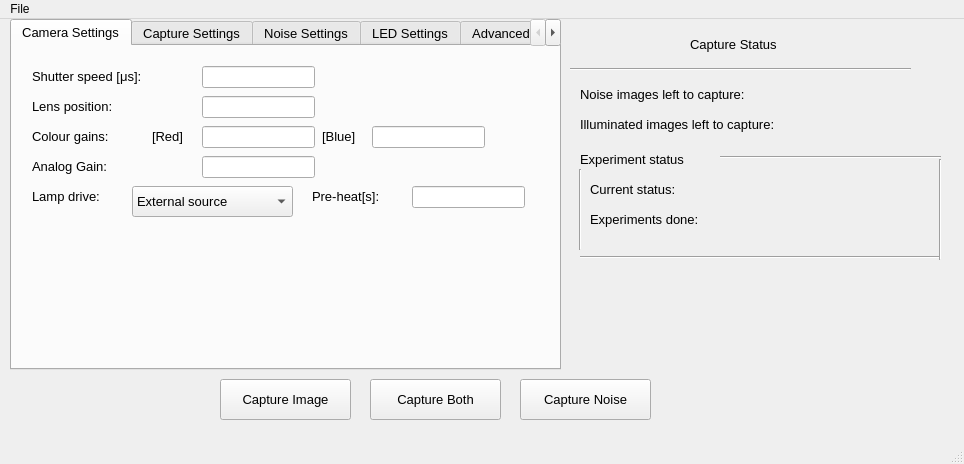
<?xml version="1.0" encoding="UTF-8"?>
<ui version="4.0">
 <class>MainWindow</class>
 <widget class="QMainWindow" name="MainWindow">
  <property name="geometry">
   <rect>
    <x>0</x>
    <y>0</y>
    <width>964</width>
    <height>464</height>
   </rect>
  </property>
  <property name="windowTitle">
   <string>MainWindow</string>
  </property>
  <widget class="QWidget" name="centralwidget">
   <widget class="QTabWidget" name="tabWidget">
    <property name="geometry">
     <rect>
      <x>10</x>
      <y>0</y>
      <width>551</width>
      <height>351</height>
     </rect>
    </property>
    <property name="font">
     <font>
      <family>Tahoma</family>
      <pointsize>10</pointsize>
     </font>
    </property>
    <property name="currentIndex">
     <number>0</number>
    </property>
    <widget class="QWidget" name="tab">
     <attribute name="title">
      <string>Camera Settings</string>
     </attribute>
     <widget class="QLabel" name="label">
      <property name="geometry">
       <rect>
        <x>20</x>
        <y>20</y>
        <width>151</width>
        <height>21</height>
       </rect>
      </property>
      <property name="text">
       <string>Shutter speed [μs]:</string>
      </property>
     </widget>
     <widget class="QLabel" name="label_2">
      <property name="geometry">
       <rect>
        <x>20</x>
        <y>50</y>
        <width>121</width>
        <height>21</height>
       </rect>
      </property>
      <property name="text">
       <string>Lens position:</string>
      </property>
     </widget>
     <widget class="QLabel" name="label_3">
      <property name="geometry">
       <rect>
        <x>20</x>
        <y>80</y>
        <width>121</width>
        <height>21</height>
       </rect>
      </property>
      <property name="text">
       <string>Colour gains:</string>
      </property>
     </widget>
     <widget class="QLabel" name="label_5">
      <property name="geometry">
       <rect>
        <x>20</x>
        <y>110</y>
        <width>121</width>
        <height>21</height>
       </rect>
      </property>
      <property name="text">
       <string>Analog Gain:</string>
      </property>
     </widget>
     <widget class="QLineEdit" name="lineEdit">
      <property name="geometry">
       <rect>
        <x>190</x>
        <y>20</y>
        <width>113</width>
        <height>22</height>
       </rect>
      </property>
     </widget>
     <widget class="QLineEdit" name="lineEdit_2">
      <property name="geometry">
       <rect>
        <x>190</x>
        <y>50</y>
        <width>113</width>
        <height>22</height>
       </rect>
      </property>
     </widget>
     <widget class="QLineEdit" name="lineEdit_3">
      <property name="geometry">
       <rect>
        <x>190</x>
        <y>80</y>
        <width>113</width>
        <height>22</height>
       </rect>
      </property>
     </widget>
     <widget class="QLineEdit" name="lineEdit_5">
      <property name="geometry">
       <rect>
        <x>190</x>
        <y>110</y>
        <width>113</width>
        <height>22</height>
       </rect>
      </property>
     </widget>
     <widget class="QLineEdit" name="lineEdit_6">
      <property name="geometry">
       <rect>
        <x>360</x>
        <y>80</y>
        <width>113</width>
        <height>22</height>
       </rect>
      </property>
     </widget>
     <widget class="QLabel" name="label_6">
      <property name="geometry">
       <rect>
        <x>140</x>
        <y>70</y>
        <width>51</width>
        <height>41</height>
       </rect>
      </property>
      <property name="text">
       <string>[Red]</string>
      </property>
     </widget>
     <widget class="QLabel" name="label_7">
      <property name="geometry">
       <rect>
        <x>310</x>
        <y>70</y>
        <width>51</width>
        <height>41</height>
       </rect>
      </property>
      <property name="text">
       <string>[Blue]</string>
      </property>
     </widget>
     <widget class="QLabel" name="label_16">
      <property name="geometry">
       <rect>
        <x>20</x>
        <y>140</y>
        <width>91</width>
        <height>21</height>
       </rect>
      </property>
      <property name="text">
       <string>Lamp drive:</string>
      </property>
     </widget>
     <widget class="QComboBox" name="comboBox">
      <property name="geometry">
       <rect>
        <x>120</x>
        <y>140</y>
        <width>161</width>
        <height>31</height>
       </rect>
      </property>
      <item>
       <property name="text">
        <string>External source</string>
       </property>
      </item>
      <item>
       <property name="text">
        <string>GPIO4 (Pin 7)</string>
       </property>
      </item>
      <item>
       <property name="text">
        <string>GPIO5 (Pin 29)</string>
       </property>
      </item>
      <item>
       <property name="text">
        <string>GPIO6 (Pin 31)</string>
       </property>
      </item>
      <item>
       <property name="text">
        <string>GPIO7 (Pin 26)</string>
       </property>
      </item>
      <item>
       <property name="text">
        <string>GPIO8 (Pin 24)</string>
       </property>
      </item>
      <item>
       <property name="text">
        <string>GPIO9 (Pin 21)</string>
       </property>
      </item>
      <item>
       <property name="text">
        <string>GPIO10 (Pin 19)</string>
       </property>
      </item>
      <item>
       <property name="text">
        <string>GPIO11 (Pin 23)</string>
       </property>
      </item>
      <item>
       <property name="text">
        <string>GPIO12 (Pin 32)</string>
       </property>
      </item>
      <item>
       <property name="text">
        <string>GPIO13 (Pin 33)</string>
       </property>
      </item>
      <item>
       <property name="text">
        <string>GPIO16 (Pin 36)</string>
       </property>
      </item>
      <item>
       <property name="text">
        <string>GPIO17 (Pin 11)</string>
       </property>
      </item>
      <item>
       <property name="text">
        <string>GPIO18 (Pin 12)</string>
       </property>
      </item>
      <item>
       <property name="text">
        <string>GPIO19 (Pin 35)</string>
       </property>
      </item>
      <item>
       <property name="text">
        <string>GPIO20 (Pin 38)</string>
       </property>
      </item>
      <item>
       <property name="text">
        <string>GPIO21 (Pin 40)</string>
       </property>
      </item>
      <item>
       <property name="text">
        <string>GPIO22 (Pin 15)</string>
       </property>
      </item>
      <item>
       <property name="text">
        <string>GPIO23 (Pin 16)</string>
       </property>
      </item>
      <item>
       <property name="text">
        <string>GPIO24 (Pin 18)</string>
       </property>
      </item>
      <item>
       <property name="text">
        <string>GPIO25 (Pin 22)</string>
       </property>
      </item>
      <item>
       <property name="text">
        <string>GPIO26 (Pin 37)</string>
       </property>
      </item>
      <item>
       <property name="text">
        <string>GPIO27 (Pin 13)</string>
       </property>
      </item>
     </widget>
     <widget class="QLabel" name="label_23">
      <property name="geometry">
       <rect>
        <x>300</x>
        <y>140</y>
        <width>91</width>
        <height>21</height>
       </rect>
      </property>
      <property name="text">
       <string>Pre-heat[s]:</string>
      </property>
     </widget>
     <widget class="QLineEdit" name="lineEdit_18">
      <property name="geometry">
       <rect>
        <x>400</x>
        <y>140</y>
        <width>113</width>
        <height>22</height>
       </rect>
      </property>
     </widget>
    </widget>
    <widget class="QWidget" name="tab_2">
     <attribute name="title">
      <string>Capture Settings</string>
     </attribute>
     <widget class="QLabel" name="label_8">
      <property name="geometry">
       <rect>
        <x>20</x>
        <y>20</y>
        <width>201</width>
        <height>21</height>
       </rect>
      </property>
      <property name="text">
       <string>Illuminated image count:</string>
      </property>
     </widget>
     <widget class="QLabel" name="label_9">
      <property name="geometry">
       <rect>
        <x>20</x>
        <y>50</y>
        <width>211</width>
        <height>21</height>
       </rect>
      </property>
      <property name="text">
       <string>Pause between capture [s]:</string>
      </property>
     </widget>
     <widget class="QLabel" name="label_10">
      <property name="geometry">
       <rect>
        <x>20</x>
        <y>200</y>
        <width>261</width>
        <height>21</height>
       </rect>
      </property>
      <property name="text">
       <string>Illuminated image output path:</string>
      </property>
     </widget>
     <widget class="QLineEdit" name="lineEdit_7">
      <property name="geometry">
       <rect>
        <x>20</x>
        <y>230</y>
        <width>331</width>
        <height>31</height>
       </rect>
      </property>
     </widget>
     <widget class="QLineEdit" name="lineEdit_8">
      <property name="geometry">
       <rect>
        <x>260</x>
        <y>20</y>
        <width>113</width>
        <height>22</height>
       </rect>
      </property>
     </widget>
     <widget class="QLineEdit" name="lineEdit_9">
      <property name="geometry">
       <rect>
        <x>260</x>
        <y>50</y>
        <width>113</width>
        <height>22</height>
       </rect>
      </property>
     </widget>
     <widget class="QLineEdit" name="lineEdit_14">
      <property name="geometry">
       <rect>
        <x>20</x>
        <y>160</y>
        <width>331</width>
        <height>31</height>
       </rect>
      </property>
      <property name="text">
       <string/>
      </property>
     </widget>
     <widget class="QLabel" name="label_15">
      <property name="geometry">
       <rect>
        <x>20</x>
        <y>120</y>
        <width>451</width>
        <height>31</height>
       </rect>
      </property>
      <property name="text">
       <string>Illuminated image name [name+(image number)]:</string>
      </property>
     </widget>
     <widget class="QPushButton" name="pushButton_3">
      <property name="geometry">
       <rect>
        <x>380</x>
        <y>230</y>
        <width>101</width>
        <height>31</height>
       </rect>
      </property>
      <property name="text">
       <string>Choose</string>
      </property>
     </widget>
     <widget class="QCheckBox" name="checkBox_4">
      <property name="geometry">
       <rect>
        <x>20</x>
        <y>90</y>
        <width>281</width>
        <height>20</height>
       </rect>
      </property>
      <property name="text">
       <string>Save raw image</string>
      </property>
     </widget>
    </widget>
    <widget class="QWidget" name="tab_3">
     <attribute name="title">
      <string>Noise Settings</string>
     </attribute>
     <widget class="QLabel" name="label_11">
      <property name="geometry">
       <rect>
        <x>20</x>
        <y>20</y>
        <width>191</width>
        <height>21</height>
       </rect>
      </property>
      <property name="text">
       <string>Noise image count:</string>
      </property>
     </widget>
     <widget class="QLineEdit" name="lineEdit_10">
      <property name="geometry">
       <rect>
        <x>260</x>
        <y>20</y>
        <width>113</width>
        <height>22</height>
       </rect>
      </property>
     </widget>
     <widget class="QLabel" name="label_12">
      <property name="geometry">
       <rect>
        <x>20</x>
        <y>50</y>
        <width>211</width>
        <height>21</height>
       </rect>
      </property>
      <property name="text">
       <string>Pause between capture [s]:</string>
      </property>
     </widget>
     <widget class="QLineEdit" name="lineEdit_11">
      <property name="geometry">
       <rect>
        <x>260</x>
        <y>50</y>
        <width>113</width>
        <height>22</height>
       </rect>
      </property>
     </widget>
     <widget class="QLineEdit" name="lineEdit_12">
      <property name="geometry">
       <rect>
        <x>20</x>
        <y>230</y>
        <width>331</width>
        <height>31</height>
       </rect>
      </property>
     </widget>
     <widget class="QLabel" name="label_13">
      <property name="geometry">
       <rect>
        <x>20</x>
        <y>200</y>
        <width>241</width>
        <height>21</height>
       </rect>
      </property>
      <property name="text">
       <string>Noise image output path:</string>
      </property>
     </widget>
     <widget class="QLabel" name="label_14">
      <property name="geometry">
       <rect>
        <x>20</x>
        <y>120</y>
        <width>451</width>
        <height>31</height>
       </rect>
      </property>
      <property name="text">
       <string>Noise image name [name+(image number)]:</string>
      </property>
     </widget>
     <widget class="QLineEdit" name="lineEdit_13">
      <property name="geometry">
       <rect>
        <x>20</x>
        <y>160</y>
        <width>331</width>
        <height>31</height>
       </rect>
      </property>
     </widget>
     <widget class="QPushButton" name="pushButton_2">
      <property name="geometry">
       <rect>
        <x>380</x>
        <y>230</y>
        <width>101</width>
        <height>31</height>
       </rect>
      </property>
      <property name="text">
       <string>Choose</string>
      </property>
     </widget>
     <widget class="QCheckBox" name="checkBox_6">
      <property name="geometry">
       <rect>
        <x>20</x>
        <y>90</y>
        <width>281</width>
        <height>20</height>
       </rect>
      </property>
      <property name="text">
       <string>Save raw image</string>
      </property>
     </widget>
    </widget>
    <widget class="QWidget" name="tab_6">
     <attribute name="title">
      <string>LED Settings</string>
     </attribute>
     <widget class="QCheckBox" name="checkBox_5">
      <property name="geometry">
       <rect>
        <x>10</x>
        <y>10</y>
        <width>211</width>
        <height>27</height>
       </rect>
      </property>
      <property name="text">
       <string>LED illuminated capture</string>
      </property>
     </widget>
     <widget class="QComboBox" name="comboBox_3">
      <property name="geometry">
       <rect>
        <x>70</x>
        <y>50</y>
        <width>161</width>
        <height>31</height>
       </rect>
      </property>
      <item>
       <property name="text">
        <string>None</string>
       </property>
      </item>
      <item>
       <property name="text">
        <string>GPIO4 (Pin 7)</string>
       </property>
      </item>
      <item>
       <property name="text">
        <string>GPIO5 (Pin 29)</string>
       </property>
      </item>
      <item>
       <property name="text">
        <string>GPIO6 (Pin 31)</string>
       </property>
      </item>
      <item>
       <property name="text">
        <string>GPIO7 (Pin 26)</string>
       </property>
      </item>
      <item>
       <property name="text">
        <string>GPIO8 (Pin 24)</string>
       </property>
      </item>
      <item>
       <property name="text">
        <string>GPIO9 (Pin 21)</string>
       </property>
      </item>
      <item>
       <property name="text">
        <string>GPIO10 (Pin 19)</string>
       </property>
      </item>
      <item>
       <property name="text">
        <string>GPIO11 (Pin 23)</string>
       </property>
      </item>
      <item>
       <property name="text">
        <string>GPIO12 (Pin 32)</string>
       </property>
      </item>
      <item>
       <property name="text">
        <string>GPIO13 (Pin 33)</string>
       </property>
      </item>
      <item>
       <property name="text">
        <string>GPIO16 (Pin 36)</string>
       </property>
      </item>
      <item>
       <property name="text">
        <string>GPIO17 (Pin 11)</string>
       </property>
      </item>
      <item>
       <property name="text">
        <string>GPIO18 (Pin 12)</string>
       </property>
      </item>
      <item>
       <property name="text">
        <string>GPIO19 (Pin 35)</string>
       </property>
      </item>
      <item>
       <property name="text">
        <string>GPIO20 (Pin 38)</string>
       </property>
      </item>
      <item>
       <property name="text">
        <string>GPIO21 (Pin 40)</string>
       </property>
      </item>
      <item>
       <property name="text">
        <string>GPIO22 (Pin 15)</string>
       </property>
      </item>
      <item>
       <property name="text">
        <string>GPIO23 (Pin 16)</string>
       </property>
      </item>
      <item>
       <property name="text">
        <string>GPIO24 (Pin 18)</string>
       </property>
      </item>
      <item>
       <property name="text">
        <string>GPIO25 (Pin 22)</string>
       </property>
      </item>
      <item>
       <property name="text">
        <string>GPIO26 (Pin 37)</string>
       </property>
      </item>
      <item>
       <property name="text">
        <string>GPIO27 (Pin 13)</string>
       </property>
      </item>
     </widget>
     <widget class="QComboBox" name="comboBox_6">
      <property name="geometry">
       <rect>
        <x>330</x>
        <y>50</y>
        <width>161</width>
        <height>31</height>
       </rect>
      </property>
      <item>
       <property name="text">
        <string>None</string>
       </property>
      </item>
      <item>
       <property name="text">
        <string>GPIO4 (Pin 7)</string>
       </property>
      </item>
      <item>
       <property name="text">
        <string>GPIO5 (Pin 29)</string>
       </property>
      </item>
      <item>
       <property name="text">
        <string>GPIO6 (Pin 31)</string>
       </property>
      </item>
      <item>
       <property name="text">
        <string>GPIO7 (Pin 26)</string>
       </property>
      </item>
      <item>
       <property name="text">
        <string>GPIO8 (Pin 24)</string>
       </property>
      </item>
      <item>
       <property name="text">
        <string>GPIO9 (Pin 21)</string>
       </property>
      </item>
      <item>
       <property name="text">
        <string>GPIO10 (Pin 19)</string>
       </property>
      </item>
      <item>
       <property name="text">
        <string>GPIO11 (Pin 23)</string>
       </property>
      </item>
      <item>
       <property name="text">
        <string>GPIO12 (Pin 32)</string>
       </property>
      </item>
      <item>
       <property name="text">
        <string>GPIO13 (Pin 33)</string>
       </property>
      </item>
      <item>
       <property name="text">
        <string>GPIO16 (Pin 36)</string>
       </property>
      </item>
      <item>
       <property name="text">
        <string>GPIO17 (Pin 11)</string>
       </property>
      </item>
      <item>
       <property name="text">
        <string>GPIO18 (Pin 12)</string>
       </property>
      </item>
      <item>
       <property name="text">
        <string>GPIO19 (Pin 35)</string>
       </property>
      </item>
      <item>
       <property name="text">
        <string>GPIO20 (Pin 38)</string>
       </property>
      </item>
      <item>
       <property name="text">
        <string>GPIO21 (Pin 40)</string>
       </property>
      </item>
      <item>
       <property name="text">
        <string>GPIO22 (Pin 15)</string>
       </property>
      </item>
      <item>
       <property name="text">
        <string>GPIO23 (Pin 16)</string>
       </property>
      </item>
      <item>
       <property name="text">
        <string>GPIO24 (Pin 18)</string>
       </property>
      </item>
      <item>
       <property name="text">
        <string>GPIO25 (Pin 22)</string>
       </property>
      </item>
      <item>
       <property name="text">
        <string>GPIO26 (Pin 37)</string>
       </property>
      </item>
      <item>
       <property name="text">
        <string>GPIO27 (Pin 13)</string>
       </property>
      </item>
     </widget>
     <widget class="QLabel" name="label_39">
      <property name="geometry">
       <rect>
        <x>30</x>
        <y>50</y>
        <width>68</width>
        <height>22</height>
       </rect>
      </property>
      <property name="text">
       <string>LED1:</string>
      </property>
     </widget>
     <widget class="QLabel" name="label_41">
      <property name="geometry">
       <rect>
        <x>290</x>
        <y>50</y>
        <width>61</width>
        <height>21</height>
       </rect>
      </property>
      <property name="text">
       <string>LED2:</string>
      </property>
     </widget>
     <widget class="QLineEdit" name="lineEdit_24">
      <property name="geometry">
       <rect>
        <x>30</x>
        <y>230</y>
        <width>331</width>
        <height>31</height>
       </rect>
      </property>
      <property name="text">
       <string/>
      </property>
     </widget>
     <widget class="QLineEdit" name="lineEdit_25">
      <property name="geometry">
       <rect>
        <x>30</x>
        <y>280</y>
        <width>331</width>
        <height>31</height>
       </rect>
      </property>
      <property name="text">
       <string/>
      </property>
     </widget>
     <widget class="QLabel" name="label_38">
      <property name="geometry">
       <rect>
        <x>30</x>
        <y>200</y>
        <width>451</width>
        <height>31</height>
       </rect>
      </property>
      <property name="text">
       <string>LED Illuminated image name [name+(image number)]:</string>
      </property>
     </widget>
     <widget class="QLabel" name="label_40">
      <property name="geometry">
       <rect>
        <x>30</x>
        <y>260</y>
        <width>261</width>
        <height>21</height>
       </rect>
      </property>
      <property name="text">
       <string>LED Illuminated image output path:</string>
      </property>
     </widget>
     <widget class="QLabel" name="label_42">
      <property name="geometry">
       <rect>
        <x>30</x>
        <y>130</y>
        <width>211</width>
        <height>21</height>
       </rect>
      </property>
      <property name="text">
       <string>Pause between capture [s]:</string>
      </property>
     </widget>
     <widget class="QLineEdit" name="lineEdit_26">
      <property name="geometry">
       <rect>
        <x>270</x>
        <y>130</y>
        <width>113</width>
        <height>22</height>
       </rect>
      </property>
     </widget>
     <widget class="QLineEdit" name="lineEdit_27">
      <property name="geometry">
       <rect>
        <x>270</x>
        <y>100</y>
        <width>113</width>
        <height>22</height>
       </rect>
      </property>
     </widget>
     <widget class="QLabel" name="label_43">
      <property name="geometry">
       <rect>
        <x>30</x>
        <y>100</y>
        <width>201</width>
        <height>21</height>
       </rect>
      </property>
      <property name="text">
       <string>Illuminated image count:</string>
      </property>
     </widget>
     <widget class="QPushButton" name="pushButton_7">
      <property name="geometry">
       <rect>
        <x>370</x>
        <y>280</y>
        <width>101</width>
        <height>31</height>
       </rect>
      </property>
      <property name="text">
       <string>Choose</string>
      </property>
     </widget>
     <widget class="QCheckBox" name="checkBox_7">
      <property name="geometry">
       <rect>
        <x>30</x>
        <y>170</y>
        <width>281</width>
        <height>20</height>
       </rect>
      </property>
      <property name="text">
       <string>Save raw image</string>
      </property>
     </widget>
    </widget>
    <widget class="QWidget" name="tab_4">
     <attribute name="title">
      <string>Advanced</string>
     </attribute>
     <widget class="QCheckBox" name="checkBox_2">
      <property name="geometry">
       <rect>
        <x>10</x>
        <y>10</y>
        <width>291</width>
        <height>21</height>
       </rect>
      </property>
      <property name="text">
       <string>Get metadata of each picture</string>
      </property>
     </widget>
     <widget class="QLineEdit" name="lineEdit_15">
      <property name="geometry">
       <rect>
        <x>60</x>
        <y>140</y>
        <width>113</width>
        <height>22</height>
       </rect>
      </property>
     </widget>
     <widget class="QLineEdit" name="lineEdit_16">
      <property name="geometry">
       <rect>
        <x>220</x>
        <y>140</y>
        <width>113</width>
        <height>22</height>
       </rect>
      </property>
     </widget>
     <widget class="QLineEdit" name="lineEdit_17">
      <property name="geometry">
       <rect>
        <x>390</x>
        <y>140</y>
        <width>113</width>
        <height>22</height>
       </rect>
      </property>
     </widget>
     <widget class="QLabel" name="label_25">
      <property name="geometry">
       <rect>
        <x>10</x>
        <y>140</y>
        <width>51</width>
        <height>21</height>
       </rect>
      </property>
      <property name="text">
       <string>From</string>
      </property>
     </widget>
     <widget class="QLabel" name="label_26">
      <property name="geometry">
       <rect>
        <x>190</x>
        <y>140</y>
        <width>51</width>
        <height>21</height>
       </rect>
      </property>
      <property name="text">
       <string>To</string>
      </property>
     </widget>
     <widget class="QLabel" name="label_27">
      <property name="geometry">
       <rect>
        <x>360</x>
        <y>140</y>
        <width>51</width>
        <height>21</height>
       </rect>
      </property>
      <property name="text">
       <string>By</string>
      </property>
     </widget>
     <widget class="Line" name="line_2">
      <property name="geometry">
       <rect>
        <x>0</x>
        <y>30</y>
        <width>541</width>
        <height>20</height>
       </rect>
      </property>
      <property name="orientation">
       <enum>Qt::Horizontal</enum>
      </property>
     </widget>
     <widget class="QCheckBox" name="checkBox">
      <property name="geometry">
       <rect>
        <x>10</x>
        <y>50</y>
        <width>161</width>
        <height>20</height>
       </rect>
      </property>
      <property name="text">
       <string>Experiment mode</string>
      </property>
     </widget>
     <widget class="QLabel" name="label_24">
      <property name="geometry">
       <rect>
        <x>10</x>
        <y>240</y>
        <width>261</width>
        <height>21</height>
       </rect>
      </property>
      <property name="text">
       <string>Result output path:</string>
      </property>
     </widget>
     <widget class="QLineEdit" name="lineEdit_19">
      <property name="geometry">
       <rect>
        <x>10</x>
        <y>270</y>
        <width>331</width>
        <height>31</height>
       </rect>
      </property>
     </widget>
     <widget class="QPushButton" name="pushButton_6">
      <property name="geometry">
       <rect>
        <x>370</x>
        <y>270</y>
        <width>101</width>
        <height>31</height>
       </rect>
      </property>
      <property name="text">
       <string>Choose</string>
      </property>
     </widget>
     <widget class="QLineEdit" name="lineEdit_20">
      <property name="geometry">
       <rect>
        <x>270</x>
        <y>210</y>
        <width>113</width>
        <height>22</height>
       </rect>
      </property>
     </widget>
     <widget class="QLabel" name="label_28">
      <property name="geometry">
       <rect>
        <x>10</x>
        <y>210</y>
        <width>251</width>
        <height>21</height>
       </rect>
      </property>
      <property name="text">
       <string>Time between experiments[min]:</string>
      </property>
     </widget>
     <widget class="QLabel" name="label_34">
      <property name="geometry">
       <rect>
        <x>10</x>
        <y>180</y>
        <width>251</width>
        <height>21</height>
       </rect>
      </property>
      <property name="text">
       <string>Number of experiments:</string>
      </property>
     </widget>
     <widget class="QLineEdit" name="lineEdit_21">
      <property name="geometry">
       <rect>
        <x>270</x>
        <y>180</y>
        <width>113</width>
        <height>22</height>
       </rect>
      </property>
     </widget>
     <widget class="QRadioButton" name="radioButton">
      <property name="geometry">
       <rect>
        <x>10</x>
        <y>80</y>
        <width>191</width>
        <height>20</height>
       </rect>
      </property>
      <property name="text">
       <string>Single Shutter Speed</string>
      </property>
     </widget>
     <widget class="QRadioButton" name="radioButton_2">
      <property name="geometry">
       <rect>
        <x>10</x>
        <y>110</y>
        <width>221</width>
        <height>20</height>
       </rect>
      </property>
      <property name="text">
       <string>Multiple Shutter Speeds</string>
      </property>
     </widget>
    </widget>
    <widget class="QWidget" name="tab_5">
     <attribute name="title">
      <string>Scale Settings</string>
     </attribute>
     <widget class="QLabel" name="label_17">
      <property name="geometry">
       <rect>
        <x>20</x>
        <y>110</y>
        <width>121</width>
        <height>31</height>
       </rect>
      </property>
      <property name="text">
       <string>Reference Unit:</string>
      </property>
     </widget>
     <widget class="QCheckBox" name="checkBox_3">
      <property name="geometry">
       <rect>
        <x>20</x>
        <y>10</y>
        <width>381</width>
        <height>27</height>
       </rect>
      </property>
      <property name="text">
       <string>Weigh the sample during experiments</string>
      </property>
     </widget>
     <widget class="QLineEdit" name="lineEdit_22">
      <property name="geometry">
       <rect>
        <x>250</x>
        <y>110</y>
        <width>113</width>
        <height>32</height>
       </rect>
      </property>
     </widget>
     <widget class="QLineEdit" name="lineEdit_23">
      <property name="geometry">
       <rect>
        <x>250</x>
        <y>150</y>
        <width>113</width>
        <height>32</height>
       </rect>
      </property>
     </widget>
     <widget class="QLabel" name="label_35">
      <property name="geometry">
       <rect>
        <x>20</x>
        <y>150</y>
        <width>211</width>
        <height>31</height>
       </rect>
      </property>
      <property name="text">
       <string>Number of measurements:</string>
      </property>
     </widget>
     <widget class="QComboBox" name="comboBox_2">
      <property name="geometry">
       <rect>
        <x>110</x>
        <y>50</y>
        <width>131</width>
        <height>31</height>
       </rect>
      </property>
      <item>
       <property name="text">
        <string>None</string>
       </property>
      </item>
      <item>
       <property name="text">
        <string>GPIO4 (Pin 7)</string>
       </property>
      </item>
      <item>
       <property name="text">
        <string>GPIO5 (Pin 29)</string>
       </property>
      </item>
      <item>
       <property name="text">
        <string>GPIO6 (Pin 31)</string>
       </property>
      </item>
      <item>
       <property name="text">
        <string>GPIO7 (Pin 26)</string>
       </property>
      </item>
      <item>
       <property name="text">
        <string>GPIO8 (Pin 24)</string>
       </property>
      </item>
      <item>
       <property name="text">
        <string>GPIO9 (Pin 21)</string>
       </property>
      </item>
      <item>
       <property name="text">
        <string>GPIO10 (Pin 19)</string>
       </property>
      </item>
      <item>
       <property name="text">
        <string>GPIO11 (Pin 23)</string>
       </property>
      </item>
      <item>
       <property name="text">
        <string>GPIO12 (Pin 32)</string>
       </property>
      </item>
      <item>
       <property name="text">
        <string>GPIO13 (Pin 33)</string>
       </property>
      </item>
      <item>
       <property name="text">
        <string>GPIO14 (Pin 8)</string>
       </property>
      </item>
      <item>
       <property name="text">
        <string>GPIO15 (Pin 10)</string>
       </property>
      </item>
      <item>
       <property name="text">
        <string>GPIO16 (Pin 36)</string>
       </property>
      </item>
      <item>
       <property name="text">
        <string>GPIO17 (Pin 11)</string>
       </property>
      </item>
      <item>
       <property name="text">
        <string>GPIO18 (Pin 12)</string>
       </property>
      </item>
      <item>
       <property name="text">
        <string>GPIO19 (Pin 35)</string>
       </property>
      </item>
      <item>
       <property name="text">
        <string>GPIO20 (Pin 38)</string>
       </property>
      </item>
      <item>
       <property name="text">
        <string>GPIO21 (Pin 40)</string>
       </property>
      </item>
      <item>
       <property name="text">
        <string>GPIO22 (Pin 15)</string>
       </property>
      </item>
      <item>
       <property name="text">
        <string>GPIO23 (Pin 16)</string>
       </property>
      </item>
      <item>
       <property name="text">
        <string>GPIO24 (Pin 18)</string>
       </property>
      </item>
      <item>
       <property name="text">
        <string>GPIO25 (Pin 22)</string>
       </property>
      </item>
      <item>
       <property name="text">
        <string>GPIO26 (Pin 37)</string>
       </property>
      </item>
      <item>
       <property name="text">
        <string>GPIO27 (Pin 13)</string>
       </property>
      </item>
     </widget>
     <widget class="QLabel" name="label_36">
      <property name="geometry">
       <rect>
        <x>20</x>
        <y>50</y>
        <width>81</width>
        <height>31</height>
       </rect>
      </property>
      <property name="text">
       <string>DAT PIN:</string>
      </property>
     </widget>
     <widget class="QLabel" name="label_37">
      <property name="geometry">
       <rect>
        <x>270</x>
        <y>50</y>
        <width>71</width>
        <height>31</height>
       </rect>
      </property>
      <property name="text">
       <string>CLK PIN:</string>
      </property>
     </widget>
     <widget class="QComboBox" name="comboBox_4">
      <property name="geometry">
       <rect>
        <x>350</x>
        <y>50</y>
        <width>131</width>
        <height>31</height>
       </rect>
      </property>
      <item>
       <property name="text">
        <string>None</string>
       </property>
      </item>
      <item>
       <property name="text">
        <string>GPIO4 (Pin 7)</string>
       </property>
      </item>
      <item>
       <property name="text">
        <string>GPIO5 (Pin 29)</string>
       </property>
      </item>
      <item>
       <property name="text">
        <string>GPIO6 (Pin 31)</string>
       </property>
      </item>
      <item>
       <property name="text">
        <string>GPIO7 (Pin 26)</string>
       </property>
      </item>
      <item>
       <property name="text">
        <string>GPIO8 (Pin 24)</string>
       </property>
      </item>
      <item>
       <property name="text">
        <string>GPIO9 (Pin 21)</string>
       </property>
      </item>
      <item>
       <property name="text">
        <string>GPIO10 (Pin 19)</string>
       </property>
      </item>
      <item>
       <property name="text">
        <string>GPIO11 (Pin 23)</string>
       </property>
      </item>
      <item>
       <property name="text">
        <string>GPIO12 (Pin 32)</string>
       </property>
      </item>
      <item>
       <property name="text">
        <string>GPIO13 (Pin 33)</string>
       </property>
      </item>
      <item>
       <property name="text">
        <string>GPIO14 (Pin 8)</string>
       </property>
      </item>
      <item>
       <property name="text">
        <string>GPIO15 (Pin 10)</string>
       </property>
      </item>
      <item>
       <property name="text">
        <string>GPIO16 (Pin 36)</string>
       </property>
      </item>
      <item>
       <property name="text">
        <string>GPIO17 (Pin 11)</string>
       </property>
      </item>
      <item>
       <property name="text">
        <string>GPIO18 (Pin 12)</string>
       </property>
      </item>
      <item>
       <property name="text">
        <string>GPIO19 (Pin 35)</string>
       </property>
      </item>
      <item>
       <property name="text">
        <string>GPIO20 (Pin 38)</string>
       </property>
      </item>
      <item>
       <property name="text">
        <string>GPIO21 (Pin 40)</string>
       </property>
      </item>
      <item>
       <property name="text">
        <string>GPIO22 (Pin 15)</string>
       </property>
      </item>
      <item>
       <property name="text">
        <string>GPIO23 (Pin 16)</string>
       </property>
      </item>
      <item>
       <property name="text">
        <string>GPIO24 (Pin 18)</string>
       </property>
      </item>
      <item>
       <property name="text">
        <string>GPIO25 (Pin 22)</string>
       </property>
      </item>
      <item>
       <property name="text">
        <string>GPIO26 (Pin 37)</string>
       </property>
      </item>
      <item>
       <property name="text">
        <string>GPIO27 (Pin 13)</string>
       </property>
      </item>
     </widget>
    </widget>
   </widget>
   <widget class="QPushButton" name="pushButton">
    <property name="geometry">
     <rect>
      <x>370</x>
      <y>360</y>
      <width>131</width>
      <height>41</height>
     </rect>
    </property>
    <property name="font">
     <font>
      <family>Tahoma</family>
      <pointsize>10</pointsize>
     </font>
    </property>
    <property name="text">
     <string>Capture Both</string>
    </property>
   </widget>
   <widget class="QLabel" name="label_18">
    <property name="geometry">
     <rect>
      <x>690</x>
      <y>10</y>
      <width>161</width>
      <height>31</height>
     </rect>
    </property>
    <property name="font">
     <font>
      <family>Tahoma</family>
      <pointsize>10</pointsize>
     </font>
    </property>
    <property name="frameShape">
     <enum>QFrame::NoFrame</enum>
    </property>
    <property name="text">
     <string>Capture Status</string>
    </property>
   </widget>
   <widget class="QLabel" name="label_19">
    <property name="geometry">
     <rect>
      <x>580</x>
      <y>60</y>
      <width>231</width>
      <height>31</height>
     </rect>
    </property>
    <property name="font">
     <font>
      <family>Tahoma</family>
      <pointsize>10</pointsize>
     </font>
    </property>
    <property name="text">
     <string>Noise images left to capture:</string>
    </property>
   </widget>
   <widget class="QLabel" name="label_20">
    <property name="geometry">
     <rect>
      <x>580</x>
      <y>90</y>
      <width>281</width>
      <height>31</height>
     </rect>
    </property>
    <property name="font">
     <font>
      <family>Tahoma</family>
      <pointsize>10</pointsize>
     </font>
    </property>
    <property name="text">
     <string>Illuminated images left to capture:</string>
    </property>
   </widget>
   <widget class="Line" name="line">
    <property name="geometry">
     <rect>
      <x>570</x>
      <y>40</y>
      <width>341</width>
      <height>20</height>
     </rect>
    </property>
    <property name="orientation">
     <enum>Qt::Horizontal</enum>
    </property>
   </widget>
   <widget class="QLabel" name="label_21">
    <property name="geometry">
     <rect>
      <x>840</x>
      <y>60</y>
      <width>51</width>
      <height>31</height>
     </rect>
    </property>
    <property name="font">
     <font>
      <family>Tahoma</family>
      <pointsize>10</pointsize>
     </font>
    </property>
    <property name="text">
     <string/>
    </property>
   </widget>
   <widget class="QLabel" name="label_22">
    <property name="geometry">
     <rect>
      <x>840</x>
      <y>90</y>
      <width>51</width>
      <height>31</height>
     </rect>
    </property>
    <property name="font">
     <font>
      <family>Tahoma</family>
      <pointsize>10</pointsize>
     </font>
    </property>
    <property name="text">
     <string/>
    </property>
   </widget>
   <widget class="QPushButton" name="pushButton_4">
    <property name="geometry">
     <rect>
      <x>520</x>
      <y>360</y>
      <width>131</width>
      <height>41</height>
     </rect>
    </property>
    <property name="font">
     <font>
      <family>Tahoma</family>
      <pointsize>10</pointsize>
     </font>
    </property>
    <property name="text">
     <string>Capture Noise</string>
    </property>
   </widget>
   <widget class="QPushButton" name="pushButton_5">
    <property name="geometry">
     <rect>
      <x>220</x>
      <y>360</y>
      <width>131</width>
      <height>41</height>
     </rect>
    </property>
    <property name="font">
     <font>
      <family>Tahoma</family>
      <pointsize>10</pointsize>
     </font>
    </property>
    <property name="text">
     <string>Capture Image</string>
    </property>
   </widget>
   <widget class="QLabel" name="label_29">
    <property name="geometry">
     <rect>
      <x>580</x>
      <y>130</y>
      <width>151</width>
      <height>21</height>
     </rect>
    </property>
    <property name="font">
     <font>
      <family>Tahoma</family>
      <pointsize>10</pointsize>
     </font>
    </property>
    <property name="text">
     <string>Experiment status</string>
    </property>
   </widget>
   <widget class="Line" name="line_3">
    <property name="geometry">
     <rect>
      <x>720</x>
      <y>130</y>
      <width>221</width>
      <height>16</height>
     </rect>
    </property>
    <property name="orientation">
     <enum>Qt::Horizontal</enum>
    </property>
   </widget>
   <widget class="Line" name="line_4">
    <property name="geometry">
     <rect>
      <x>580</x>
      <y>230</y>
      <width>361</width>
      <height>16</height>
     </rect>
    </property>
    <property name="orientation">
     <enum>Qt::Horizontal</enum>
    </property>
   </widget>
   <widget class="QLabel" name="label_30">
    <property name="geometry">
     <rect>
      <x>590</x>
      <y>160</y>
      <width>121</width>
      <height>21</height>
     </rect>
    </property>
    <property name="font">
     <font>
      <family>Tahoma</family>
      <pointsize>10</pointsize>
     </font>
    </property>
    <property name="text">
     <string>Current status:</string>
    </property>
   </widget>
   <widget class="QLabel" name="label_31">
    <property name="geometry">
     <rect>
      <x>590</x>
      <y>190</y>
      <width>151</width>
      <height>21</height>
     </rect>
    </property>
    <property name="font">
     <font>
      <family>Tahoma</family>
      <pointsize>10</pointsize>
     </font>
    </property>
    <property name="text">
     <string>Experiments done:</string>
    </property>
   </widget>
   <widget class="Line" name="line_5">
    <property name="geometry">
     <rect>
      <x>570</x>
      <y>150</y>
      <width>20</width>
      <height>81</height>
     </rect>
    </property>
    <property name="orientation">
     <enum>Qt::Vertical</enum>
    </property>
   </widget>
   <widget class="Line" name="line_6">
    <property name="geometry">
     <rect>
      <x>930</x>
      <y>140</y>
      <width>20</width>
      <height>101</height>
     </rect>
    </property>
    <property name="orientation">
     <enum>Qt::Vertical</enum>
    </property>
   </widget>
   <widget class="QLabel" name="label_33">
    <property name="geometry">
     <rect>
      <x>740</x>
      <y>190</y>
      <width>131</width>
      <height>21</height>
     </rect>
    </property>
    <property name="font">
     <font>
      <family>Tahoma</family>
      <pointsize>10</pointsize>
     </font>
    </property>
    <property name="text">
     <string/>
    </property>
   </widget>
   <widget class="QLabel" name="label_32">
    <property name="geometry">
     <rect>
      <x>710</x>
      <y>160</y>
      <width>221</width>
      <height>21</height>
     </rect>
    </property>
    <property name="font">
     <font>
      <family>Tahoma</family>
      <pointsize>10</pointsize>
     </font>
    </property>
    <property name="text">
     <string/>
    </property>
   </widget>
  </widget>
  <widget class="QMenuBar" name="menubar">
   <property name="geometry">
    <rect>
     <x>0</x>
     <y>0</y>
     <width>964</width>
     <height>28</height>
    </rect>
   </property>
   <widget class="QMenu" name="menuFIle">
    <property name="title">
     <string>File</string>
    </property>
    <addaction name="actionNew"/>
    <addaction name="actionLoad"/>
    <addaction name="actionSave"/>
    <addaction name="actionSave_As"/>
   </widget>
   <addaction name="menuFIle"/>
  </widget>
  <widget class="QStatusBar" name="statusbar"/>
  <action name="actionNew">
   <property name="text">
    <string>New</string>
   </property>
  </action>
  <action name="actionLoad">
   <property name="text">
    <string>Load</string>
   </property>
  </action>
  <action name="actionSave">
   <property name="text">
    <string>Save</string>
   </property>
  </action>
  <action name="actionSave_As">
   <property name="text">
    <string>Save As</string>
   </property>
  </action>
 </widget>
 <resources/>
 <connections/>
</ui>
